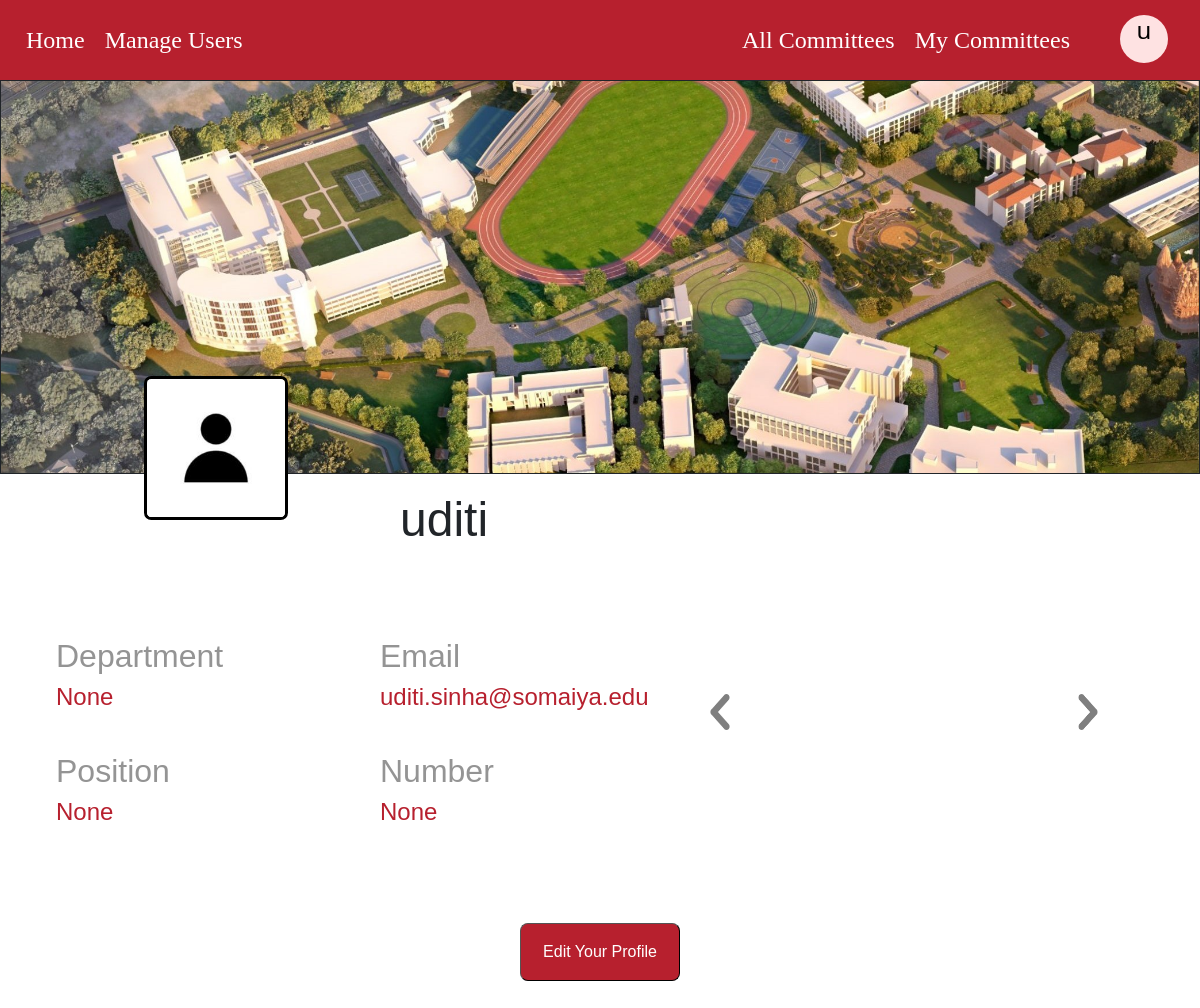
The page /profile/1 (signed in) on the database as committed earlier.
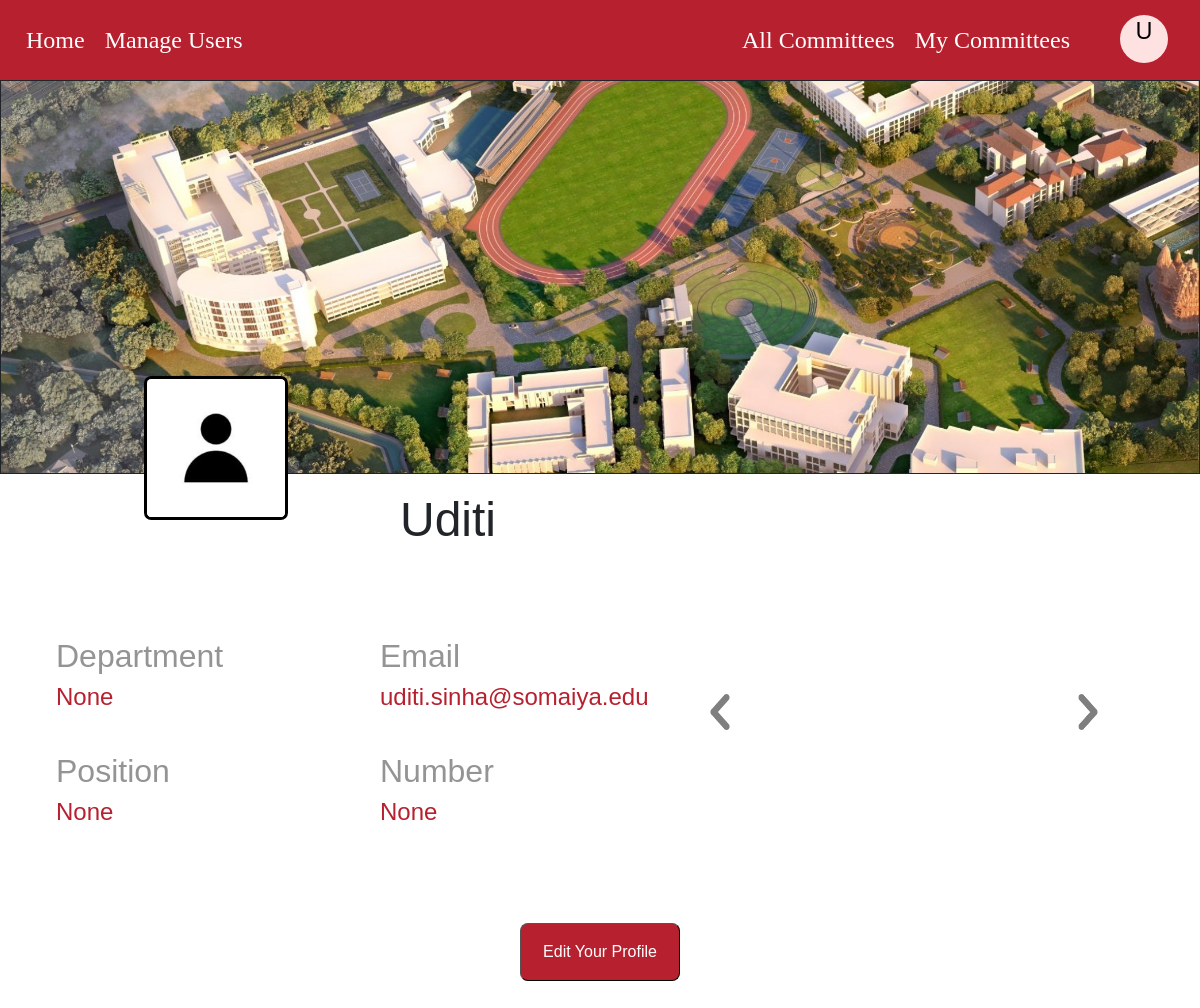
The same page on the database as committed later.
### base/models.py (models this page shows)
class User(AbstractUser):
    avatar = models.ImageField(null = True, upload_to = "images/", blank = True)
    honorific = models.CharField(max_length = 200, null = True, blank = True)
    pname = models.CharField(max_length = 200, null = True)
    email = models.EmailField(unique = True, null = True)
    position = models.CharField(max_length = 200, null = True)
    number = models.BigIntegerField(null = True)
    department = models.ForeignKey(Department,on_delete=models.SET_NULL,null=True)
    is_verified = models.BooleanField(default = False)
    auth_token = models.CharField(max_length = 200)
    password_token = models.CharField(max_length = 200)
    USERNAME_FIELD = 'email'
    REQUIRED_FIELDS = ['pname', 'username']

### base/views.py (the view)
# urls.py: path('profile/<str:pk>', views.profile, name = 'profile'),
@login_required(login_url = 'login')
def profile(request,pk):
    user = User.objects.get(id=pk)
    committees =  list(
        Committees.objects.exclude(
                ~Q(convener = user) & ~Q(members = user) & ~Q(staff = user)
            ))
    context={
        'committees':committees,
        'user':user
    }
    return render(request,'base/profile.html',context)

### base/templates/base/profile.html (shortened to what this page needs)
{% extends 'main.html' %}
{% load static %}
{% block content %}
<head>
  <link rel="stylesheet" href="https://cdnjs.cloudflare.com/ajax/libs/twitter-bootstrap/5.3.0/css/bootstrap.min.css">
  <link href="{% static 'profile.css' %}" rel="stylesheet">
</head>
<body>
<div class = "content">
  <div class="profilepic">
    <div class="top">
      </div>
    <div class="bottom"></div>
  </div>
  {% if user.honorific %}
  <h1 style="font-size: 6vh; margin-top: 2vh; margin-left: 50vh; position:relative">{{user.honorific}} {{user.pname}}</h1>
  {% else %}
  <h1 style="font-size: 6vh; margin-top: 2vh; margin-left: 50vh; position:relative">{{user.pname}}</h1>
  {% endif %}
  {% if user.avatar %}
  <img class="profile-picture" src="{{ user.avatar.url }}">
  {% else %}
  <img class="profile-picture" src="../media/images/default_user.jpg">
  {% endif %}
  <div class="details">
    <div class="leftdetails">
      <h4>Department</h4>
      <h6>{{user.department}}</h6>
      <h4>Position</h4>
      <h6>{{user.position}}</h6>
    </div>
    <div class="rightdetails">
      <h4>Email</h4>
      <h6>{{user.email}}</h6>
      <h4>Number</h4>
      <h6>{{user.number}}</h6>
    </div>
    <div id = "carouselExampleIndicators" class = "carousel slide">
      <button class = "carousel-control-prev" type = "button" data-bs-target = "#carouselExampleIndicators" data-bs-slide = "prev">
        <img src="../media/images/prev.png" alt="Next">
      </button>
      <button class="carousel-control-next" type="button" data-bs-target="#carouselExampleIndicators" data-bs-slide="next">
        <img src="../media/images/next.png" alt="Next">
      </button>
  </div>
</div>
{% if request.user.id ==  user.id %}
  <a href="{% url 'edit-profile' request.user.id %}" class = "edit_a"><button class = "editprofile">Edit Your Profile</button></a>
{% endif %}
</div>
</body>
{% endblock %}

### template/navbar.html (shortened to what this page needs)
{% block content %}
        <div class = "navbar">
            <div class = "left">
                <a href = "{% url 'home' %}" class = "navlinks">Home</a>
                {% if request.user.is_superuser %}
                    <a href = "{% url 'users_allowed' %}" class = "navlinks">Manage Users</a>
                {% endif %}
            </div>
            <div class = "right">
            {% if request.user.is_authenticated %}
                    <a href = "{% url 'committees_list' %}" class = "navlinks">All Committees</a>
                    <a href="{% url 'file-start' %}" class="navlinks">My Committees</a>
                    <div class="dropdown-main">
                        {% if request.user.avatar %}
                            <img src="{{ request.user.avatar.url }}" class="profile-avatar" alt="User Avatar">
                        {% else %}
                            <div class="profile-circle"><p>{{ request.user.pname|slice:":1" }}</p></div>
                        {% endif %}
                    </div>
            {% else %}
                <a href="{% url 'login' %}" class="navlinks">Login</a>
            {% endif %}
            </div>
        </div>
{% endblock content %}

Rows that differ between the two databases and show on the page:
changed User "None": user.pname "u" → "U"; pname "uditi" → "Uditi"
